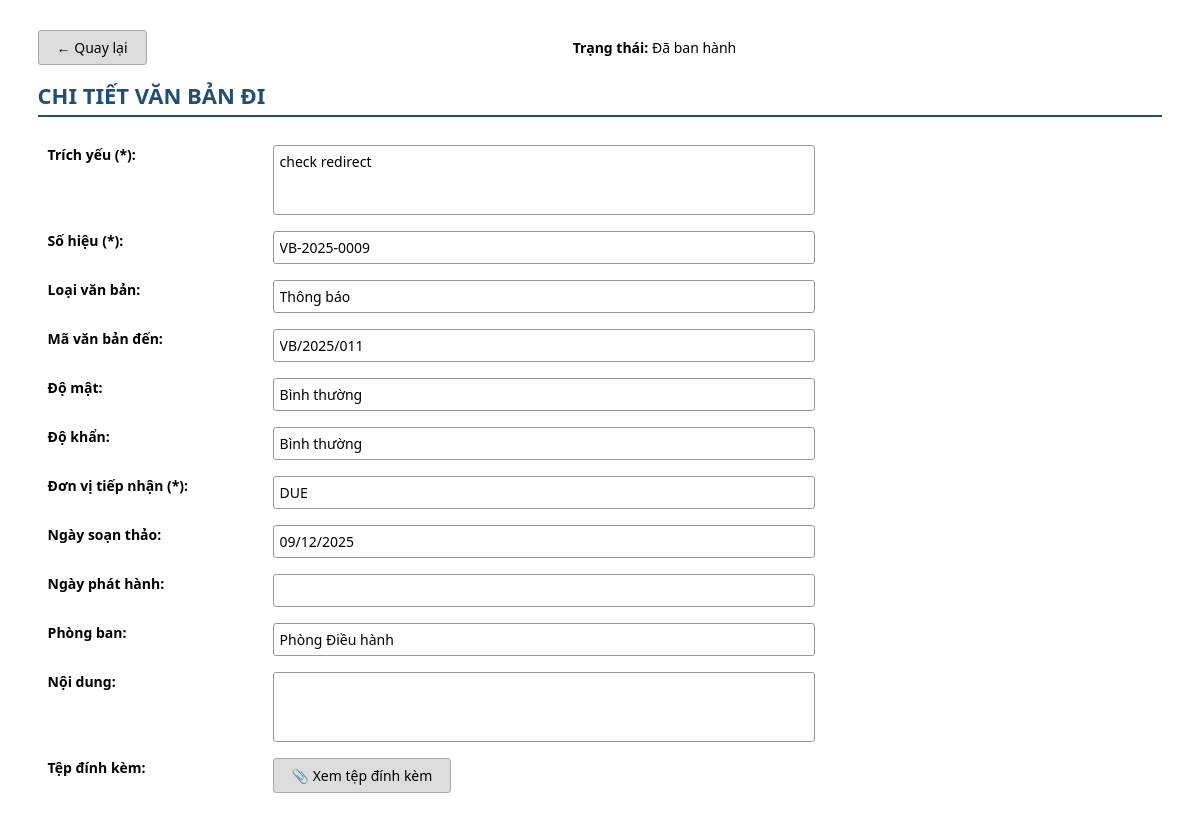
The app's page /vanbandi/9/ (signed in), older data.
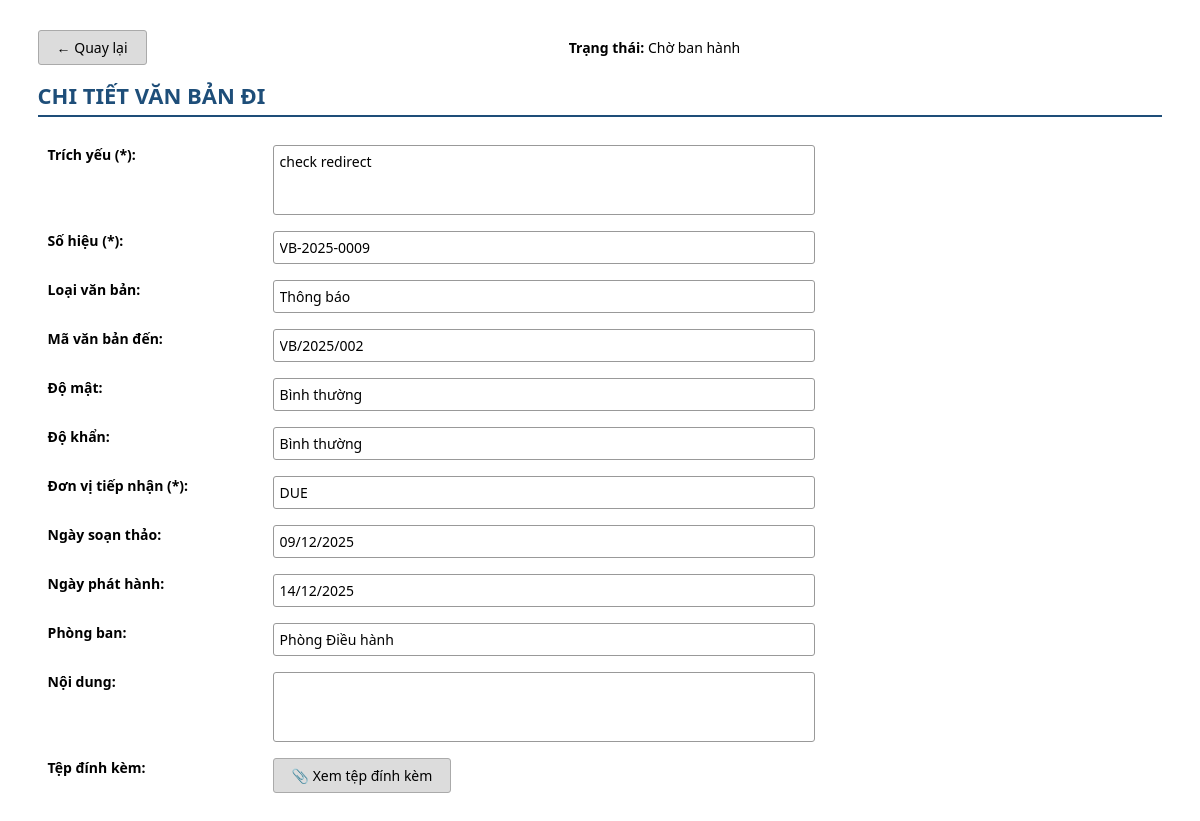
The same page, newer data.
### QLVB/models.py (models this page shows, shortened)
class VanBanDi(models.Model):
    SoHieu = models.CharField("Số hiệu", max_length=50, unique=True)
    NgayBanHanh = models.DateField("Ngày ban hành", null=True, blank=True)
    TrichYeu = models.CharField("Trích yếu", max_length=500)
    NoiDung = models.TextField("Nội dung")
    LoaiVbDi = models.CharField("Loại văn bản đi", max_length=255)
    DonViNhan = models.CharField("Đơn vị nhận", max_length=255, null=True, blank=True)
    Email = models.EmailField("Email nhận")
    FileDinhKem = models.FileField(upload_to='vanbandi/', blank=True, null=True)
    DoMat = models.CharField(max_length=20, choices=DO_MAT_VBDI_CHOICES, default='BINH THUONG', null=True, blank=True)
    DoKhan = models.CharField(max_length=20, choices=DO_KHAN_VBDI_CHOICES, default='BINH THUONG', null=True, blank=True)
    TrangThai = models.CharField("Trạng thái", max_length=50, null=True, blank=True)
    NgayTao = models.DateTimeField("Ngày tạo", auto_now_add=True)
    MaNhanVien = models.ForeignKey(settings.AUTH_USER_MODEL, on_delete=models.CASCADE, verbose_name="Người soạn thảo")
    MaVBDen = models.ForeignKey(VanBanDen, on_delete=models.CASCADE, null=True, blank=True,
                                verbose_name="Văn bản đến liên quan")
    YeuCauVBDi = models.IntegerField(choices=[(0, 'Không yêu cầu'), (1, 'Có yêu cầu')], default=0)
    MaPhongBan = models.ForeignKey(PhongBan, on_delete=models.CASCADE)
    class Meta:
       verbose_name = "Văn bản đi / dự thảo"
       verbose_name_plural = "Văn bản đi / dự thảo"
       permissions = [
           ("tao_vanbandi", "Tạo văn bản đi"),
           ("sua_vanbandi", "Sửa văn bản đi"),
           ("xemchitiet_vanbandi", "Xem chi tiết văn bản đi"),
           ("xemdanhsach_vanbandi", "Xem danh sách văn bản đi"),
           ("thongqua_vanbandi", "Thông qua văn bản đi"),
           ("xetduyet_vanbandi", "Xét duyệt văn bản đi"),
           ("phancong_vanbandi", "Phân công nhân viên (văn bản đi)"),
           ("banhanh_vanbandi", "Ban hành văn bản đi"),
       ]
    def get_DoMat_display(self):
       return dict(DO_MAT_VBDI_CHOICES).get(self.DoMat, self.DoMat)
    def get_DoKhan_display(self):
       return dict(DO_KHAN_VBDI_CHOICES).get(self.DoKhan, self.DoKhan)

class VanBanDen(models.Model):
    SoHieu = models.CharField("Số hiệu", max_length=100)
    TrichYeu = models.CharField("Trích yếu", max_length=250)
    LoaiVBDen = models.CharField("Loại văn bản", max_length=100)
    DonViPhatHanh = models.CharField("Đơn vị phát hành", max_length=250)
    NgayBanHanh = models.DateTimeField("Ngày ban hành", null=True, blank=True)
    NgayDen = models.DateTimeField("Ngày đến", null=True, blank=True)
    NoiDung = models.CharField("Nội dung tóm tắt", max_length=500, null=True, blank=True)
    DoKhan = models.CharField(max_length=20, choices=DOKHAN_CHOICES, default='BINH THUONG')
    DoMat = models.CharField(max_length=20, choices=DOMAT_CHOICES, default='BINH THUONG')
    TrangThai = models.CharField("Trạng thái", max_length=50, null=True, blank=True, default='Chờ xét duyệt')
    FileDinhKem = models.FileField(upload_to='vanbanden/', blank=True, null=True)
    MaNhanVien = models.ForeignKey(settings.AUTH_USER_MODEL, on_delete=models.CASCADE,verbose_name="Người tiếp nhận")
    MaPhongBan = models.ForeignKey(PhongBan, on_delete=models.CASCADE,verbose_name="Phòng ban")
    NgayTao = models.DateTimeField(auto_now_add=True)
    YeuCauVBDi = models.IntegerField(choices=[(0, 'Không yêu cầu'), (1, 'Có yêu cầu')], default=0)
    NguoiNhanTrinhKy = models.ForeignKey(
        settings.AUTH_USER_MODEL,
        on_delete=models.CASCADE,
        null=True,
        blank=True,
        related_name='vanbanden_trinhky',
        verbose_name='Người Nhận Trình Ký'
    )
    class Meta:
        verbose_name = "Văn bản đến"
        verbose_name_plural = "Văn bản đến"
        permissions = [
            ("tao_vanbanden", "Tạo văn bản đến"),
            ("sua_vanbanden", "Sửa văn bản đến"),
            ("xemchitiet_vanbanden", "Xem chi tiết văn bản đến"),
            ("xemdanhsach_vanbanden", "Xem danh sách văn bản đến"),
            ("phancong_vanbanden", "Phân công nhân viên (văn bản đến)"),
            ("xetduyet_vanbanden", "Xét duyệt văn bản đến"),
            ("capnhat_trangthai_cv_vbden", "Cập nhật trạng thái công việc"),
            ("xem_nhatky_vanbanden", "Xem nhật ký hoạt động văn bản đến"),
        ]

class PhongBan(models.Model):
    TenPhongBan = models.CharField(max_length=100, unique=True)
    Email = models.EmailField(unique=True)
    class Meta:
        verbose_name = "Phòng ban"
        verbose_name_plural = "Phòng ban"

### QLVB/views.py (the view)
# urls.py: path('vanbandi/<int:pk>/', views.vanbandi_detail, name='vanbandi_detail'),
@login_required
@permission_required('QLVB.xemchitiet_vanbandi', raise_exception=True)
def vanbandi_detail(request, pk):
    van_ban = get_object_or_404(VanBanDi, pk=pk)
    user = request.user
    if not user.is_authenticated:
        return HttpResponseForbidden("Bạn không có quyền truy cập.")
    vai_tro = (getattr(user, "vai_tro", "") or "").strip().upper()
    trang_thai = (van_ban.TrangThai or "").strip()
    phancong = PhanCongCongViec.objects.filter(
        VanBanDi=van_ban,
        NguoiNhan=user
    ).first()
    if trang_thai == "Chờ thông qua":
        if vai_tro == "TP" and phancong:
                return redirect("thong_qua_van_ban", vb_id=van_ban.id)
    elif trang_thai == "Chờ xét duyệt":
        if vai_tro == "QL" and phancong:
            return redirect("xetduyetvanbandi", id=van_ban.id)
    elif trang_thai == "Chờ ban hành":
        if vai_tro == "VT" and phancong:
            return redirect("ban_hanh_van_ban", id=van_ban.id)
    is_editable = False
    if (
        user.id == getattr(van_ban.MaNhanVien, "id", None)
        and trang_thai == "Chờ thông qua"
    ):
        is_editable = True
    context = {
        "vb": van_ban,
        "is_editable": is_editable,
    }
    context.update(global_notifications(request))
    return render(request, "vanbandi/vanbandi_detail.html", context)

### QLVB/views.py (called while the page is built)
def global_notifications(request):
    now = timezone.now()
    start_of_week = now - timedelta(days=now.weekday())
    today_notifications = ThongBao.objects.filter(NgayTao__date=now.date())
    week_notifications = ThongBao.objects.filter(NgayTao__gte=start_of_week, NgayTao__lt=now.date())
    old_notifications = ThongBao.objects.filter(NgayTao__lt=start_of_week)
    notification_count = ThongBao.objects.count()
    return {
        'today_notifications': today_notifications,
        'week_notifications': week_notifications,
        'old_notifications': old_notifications,
        'notification_count': notification_count
    }

### QLVB/templates/vanbandi/vanbandi_detail.html (shortened to what this page needs)
{% block content %}
<div class="container">
  <div class="header-buttons">
    <div>
      <a href="{% url 'vanbandi' %}" class="btn-gray">← Quay lại </a>
    </div>
    <div><strong>Trạng thái:</strong> {{ vb.TrangThai }}</div>
  </div>
  <div class="title">
    CHI TIẾT VĂN BẢN ĐI
  </div>
  <table>
    <tr>
      <td style="width:20%"><label>Trích yếu (*):</label></td>
      <td style="width:50%"><textarea readonly>{{ vb.TrichYeu }}</textarea></td>
      <td rowspan="5" style="width:30%" valign="top"></td>
    </tr>
    <tr><td><label>Số hiệu (*):</label></td><td><input type="text" readonly value="{{ vb.SoHieu }}"></td></tr>
    <tr><td><label>Loại văn bản:</label></td><td><input type="text" readonly value="{{ vb.LoaiVbDi }}"></td></tr>
    <tr><td><label>Mã văn bản đến:</label></td><td><input type="text" readonly value="{{ vb.MaVBDen.SoHieu }}"></td></tr>
    <tr><td><label>Độ mật:</label></td><td><input type="text" readonly value="{{ vb.get_DoMat_display }}"></td></tr>
    <tr><td><label>Độ khẩn:</label></td><td><input type="text" readonly value="{{ vb.get_DoKhan_display }}"></td></tr>
    <tr><td><label>Đơn vị tiếp nhận (*):</label></td><td><input type="text" readonly value="{{ vb.DonViNhan }}"></td></tr>
    <tr><td><label>Ngày soạn thảo:</label></td><td><input type="text" readonly value="{{ vb.NgayTao|date:'d/m/Y' }}">
</td></tr>
    <tr><td><label>Ngày phát hành:</label></td><td><input type="text" readonly value="{{ vb.NgayBanHanh|date:'d/m/Y' }}"></td></tr>
    <tr><td><label>Phòng ban:</label></td><td><input type="text" readonly value="{{ vb.MaPhongBan.TenPhongBan }}"></td></tr>
    <tr><td><label>Nội dung:</label></td><td><textarea readonly>{{ vb.NoiDung }}</textarea></td></tr>
    <tr>
      <td><label>Tệp đính kèm:</label></td>
      <td>
        {% if vb.FileDinhKem %}
          <a href="{{ vb.FileDinhKem.url }}" target="_blank" class="btn-gray" style="text-decoration:none;">📎 Xem tệp đính kèm</a>
        {% else %}
          <input type="text" readonly value="Không có tệp đính kèm">
        {% endif %}
      </td>
    </tr>
  </table>
</div>
{% endblock %}

Row changes from the older to the newer data that the page shows:
changed VanBanDi "check redirect": TrangThai "Đã ban hành" → "Chờ ban hành"; MaVBDen.SoHieu "VB/2025/011" → "VB/2025/002"; NgayBanHanh (not shown) → "14/12/2025"
